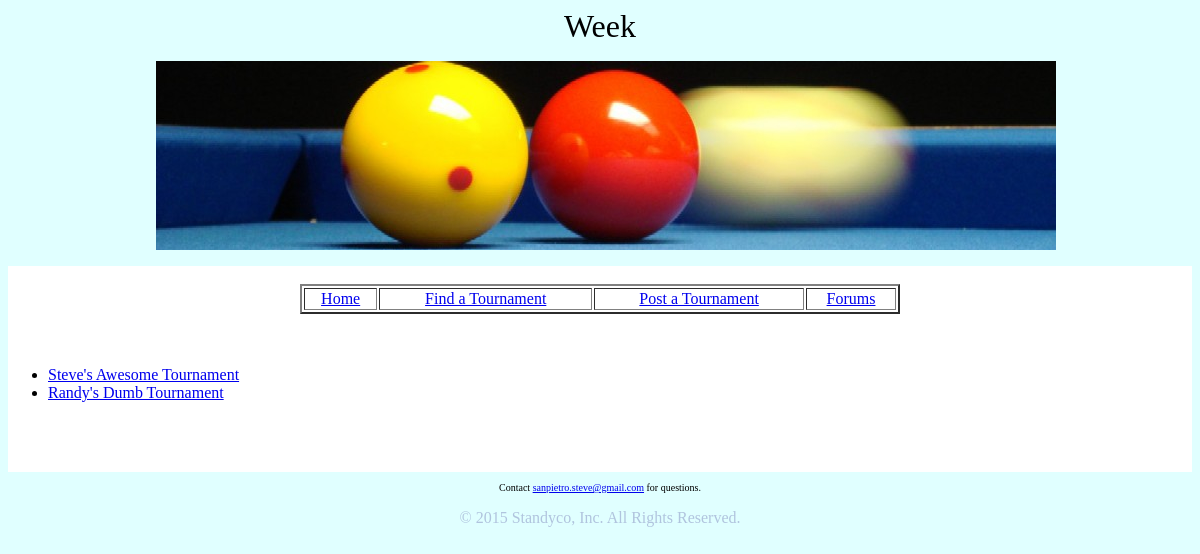
Page /tournaments/find/state/IL/ on the earlier database version.
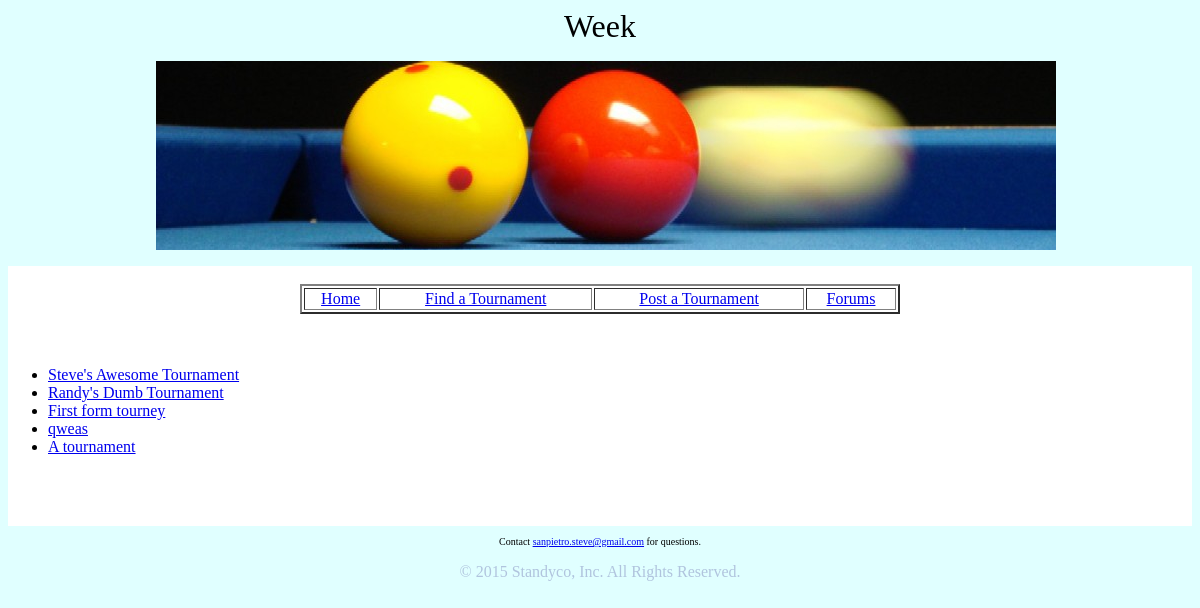
Same page on the later database version.
### poolapp/apps/post/models.py (models this page shows, shortened)
class Tourney(models.Model):
  EIGHT_BALL = 0
  NINE_BALL = 1
  TEN_BALL = 2
  ONE_POCKET = 3
  STRAIGHT_POOL = 4
  BANK_POOL = 5
  OTHER_GAME = 6
  GAME_CHOICES = (
      (EIGHT_BALL, '8-ball'),
      (NINE_BALL, '9-ball'),
      (TEN_BALL, '10-ball'),
      (ONE_POCKET, 'One-pocket'),
      (STRAIGHT_POOL, 'Straight Pool'),
      (BANK_POOL, 'Bank Pool'),
      (OTHER_GAME, 'Other')
    )
  TWO_P = 0
  FOUR_P = 1
  SIXT_P = 2
  THIR_P = 3
  SIXT_P = 4
  FIELD_SIZE_CHOICES = (
      (TWO_P, '2 man'),
      (FOUR_P, '4 players'),
      (SIXT_P, '16 players'),
      (THIR_P, '32 players'),
      (SIXT_P, '64 players')
    )
  SINGLE = 0
  DOUBLE = 1
  OTHER_FORMAT = 2
  TOURNEY_FORMAT_CHOICES = (
      (SINGLE, 'Single elimination'),
      (DOUBLE, 'Double elimination'),
      (OTHER_FORMAT, 'Other')
    )
  tourney_id = models.AutoField(primary_key=True)
  state = USStateField(choices=STATE_CHOICES, default='IL')
  pool_hall = models.CharField(max_length=200)
  game = models.IntegerField(max_length=1, choices=GAME_CHOICES, default=EIGHT_BALL)
  field_size = models.IntegerField(max_length=1, choices=FIELD_SIZE_CHOICES,
      default=THIR_P)
  date = models.DateField('Tournament Date')
  fee = models.DecimalField(max_digits=6, decimal_places=2)
  added_money = models.DecimalField(max_digits=6, decimal_places=2)
  tourney_format = models.IntegerField(max_length=1,
      choices=TOURNEY_FORMAT_CHOICES, default=SINGLE)
  contact_name = models.CharField(max_length=200)
  phone_regex = RegexValidator(regex=r'^\+?1?\d{9,15}$',
      message="Phone number must be entered in the format: '+999999999'. Up to 15 digits allowed.")
  contact_phone = models.CharField(max_length=15, validators=[phone_regex],
      blank=True, null=True) # validators should be a list
  contact_email = models.EmailField(max_length=100)
  start_time = models.TimeField('Start time', blank=False)
  end_time = models.TimeField('End time', blank=True, null=True) # End time optional
  title = models.CharField(max_length=70)
  adtnl_info = models.CharField(max_length=1000, blank=True, null=True)

### poolapp/apps/find/views.py (the view)
# urls.py: url(r'^state/(?P<state_id>\w+)/$', views.state, name='state'),
def state(request, state_id):
  tourney_list = Tourney.objects.filter(state=state_id)
  context = {'tourney_list': tourney_list}
  return render(request, 'find/state.html', context)

### poolapp/apps/find/templates/find/state.html (shortened to what this page needs)
{% extends "base.html" %}
{% block header %} Week {{ state_id }} {% endblock %}
{% block content %}
{% if tourney_list %}
    <ul>
    {% for tourney in tourney_list %}
        <li><a href="{{ tourney.tourney_id }}/">{{ tourney.title }}</a></li>
    {% endfor %}
    </ul>
{% else %}
    <p>No tournaments are available.</p>
{% endif %}
{% endblock %}

### poolapp/templates/base.html (shortened to what this page needs)
{% load staticfiles %}
<!DOCTYPE html PUBLIC "-//W3C//DTD XHTML 1.0 Transitional//EN" "http://www.w3.org/TR/xhtml1/DTD/xhtml1-transitional.dtd">
<html xmlns="http://www.w3.org/1999/xhtml">
<head>
    <link rel="stylesheet" type="text/css" href={% static 'poolapp/css/master.css' %} media="screen,projection" />
</head>
<body>
    <div id="wrapper-home">
    <div id="upper">
    <div class="u_ri">
    <center><font size="6" color="black">{% block header %}Pool Site{% endblock %}</font></center>
    <div class="page_header"><p><img src="{{STATIC_URL}}poolapp/img/balls.jpg" alt"Pool Balls" ></p></div>
    </div>
    </div>
        </div>
    <div id="middle">
    <div id="mainbody"  class="pageWide" style="background:#ffff;">
    <br />
    {% block menubar %}
    <center>
    <table width="600px" style="vertical-align:top;text-align:center;" border="2" >
      <tr>
        <td><a href="/">Home</a></td>
        <td><a href="/tournaments/find/">Find a Tournament</a></td>
        <td><a href="/tournaments/post/">Post a Tournament</a></td>
        <td><a href="/forums/">Forums</a></td>
      </tr>
    </table>
    </center>
    <br /><br />
    {% endblock %}
    <div id="content">
        {% block content %}{% endblock %}
    </div>
    <br /><br /><br />
    </div>
    </div>
    <div id="footer_new">
    <p style="font-size: 10px;color:#000000;text-align:center;">
        Contact <a href="mailto:sanpietro.steve@gmail.com?Subject=Pool%20Website" target="_top">
        sanpietro.steve@gmail.com</a> for questions.
    </p>
     <div id="copyright"><p style="color:#b0c4de;text-align:center">&copy; 2015 Standyco, Inc. All Rights Reserved. </p>   </div>
    </div>
</body>
</html>

### poolapp/static/poolapp/css/master.css (style rules this page uses)
body { background-color: #e0ffff; }
.page_header { display: block; margin-left: auto; margin-right: auto; width: 75%; }

Differences in the rows shown:
added Tourney: title "First form tourney"
added Tourney: title "qweas"
added Tourney: title "A tournament"
